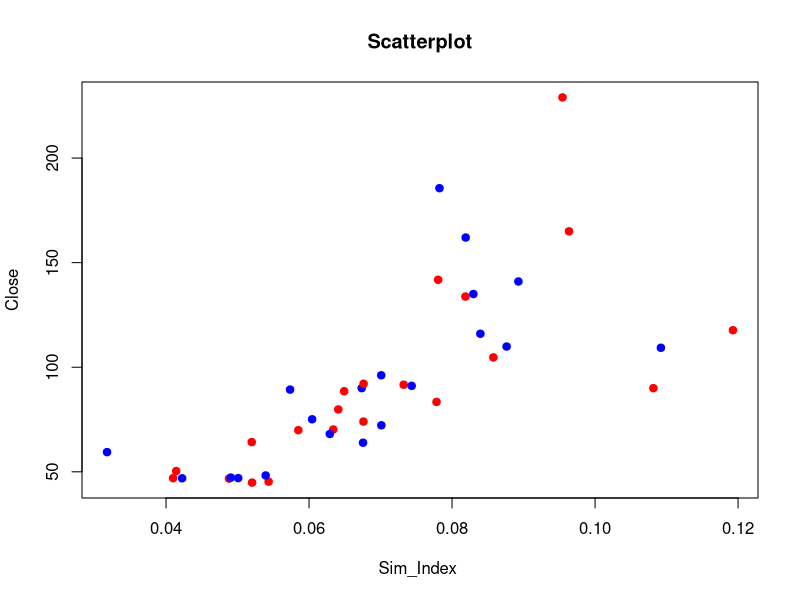
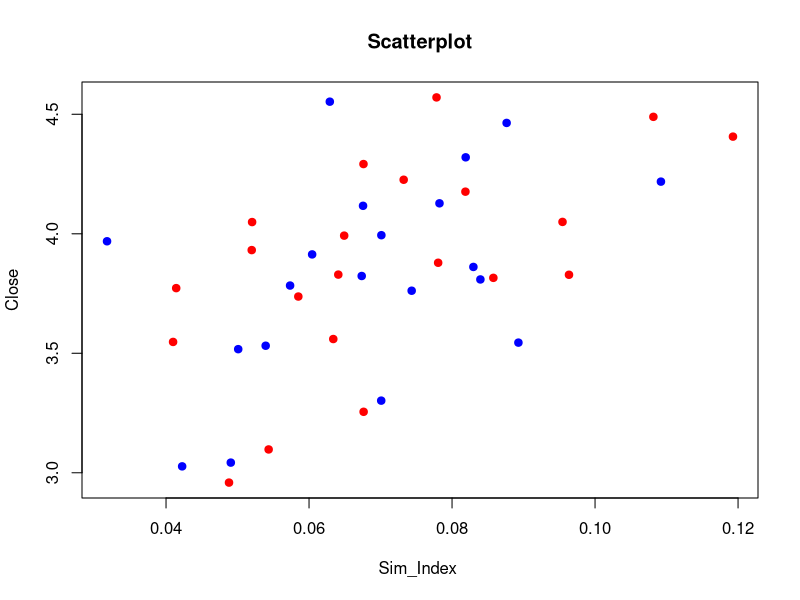
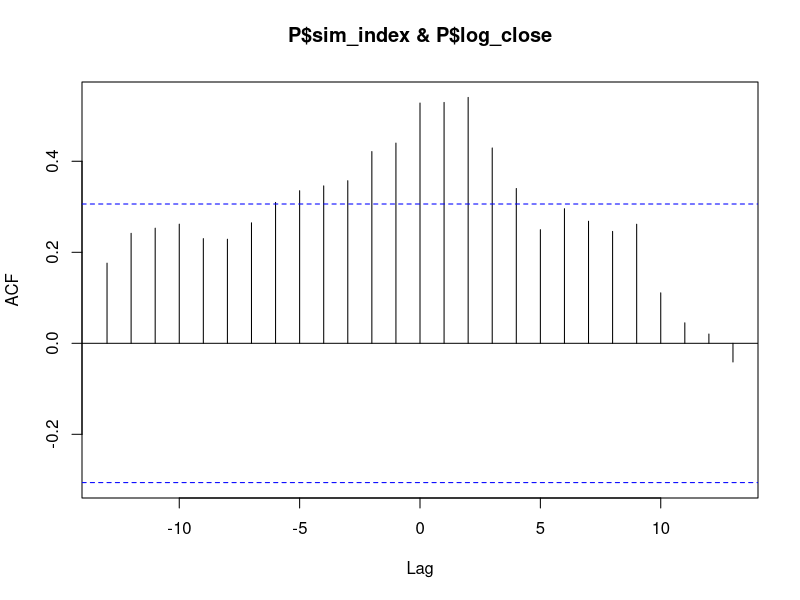

Source code (R) for these figures, in order: (Note: this script raises an error after producing the figures.)
# Setting working dir
getwd()
setwd("/home/pankaj/MasterThesis")

#remove all the variables from the workspace
rm(list = ls())

library(ggplot2)
library(reshape)


# read data
P=read.csv(file="./data/btc_usd/daily_price_march_april.csv",head=TRUE,sep=",")
colnames(P) <- tolower(colnames(P))

P$time <- as.Date( as.character( P$time ) )
names(P)

cor(P$log_close,P$sim_index)

# Scatterplot between two varibales
plot(P$sim_index,P$close, main="Scatterplot", xlab="Sim_Index ", ylab="Close", col=c("red","blue"),pch=19)

# Scatterplot between two varibales
plot(P$sim_index,P$log_close, main="Scatterplot", xlab="Sim_Index ", ylab="Close", col=c("red","blue"),pch=19)
#
ccf(P$sim_index,P$log_close)

#Plot data

# Get into dataframe for ggplot
DF = data.frame(P)

str(DF)


#Plot tow graphs in same plot.

g<- ggplot(DF, aes(time))
g<- g1 + geom_line(aes(y=close), colour="red")
g<- g + geom_line(aes(y=sim_index), colour="green")
g

par(mar = c(4,4,2,4))

with(DF, plot(time, log_close, type="l", col="red3", 
             ylab="Price",
             ylim=c(0,5)))

par(new = T)
with(DF, plot(time, sim_index, type="l", col= "blue", ylim=c(0, 0.1),axes=F, xlab=NA, ylab=NA, cex=1.2))
axis(side = 4)
mtext(side = 4, line = 3, 'Similarity Index')
legend("topleft",
       legend=c("Price (USD)", "Similarity Metric"),
       lty=c(2,1), col=c("red3", "blue"))
